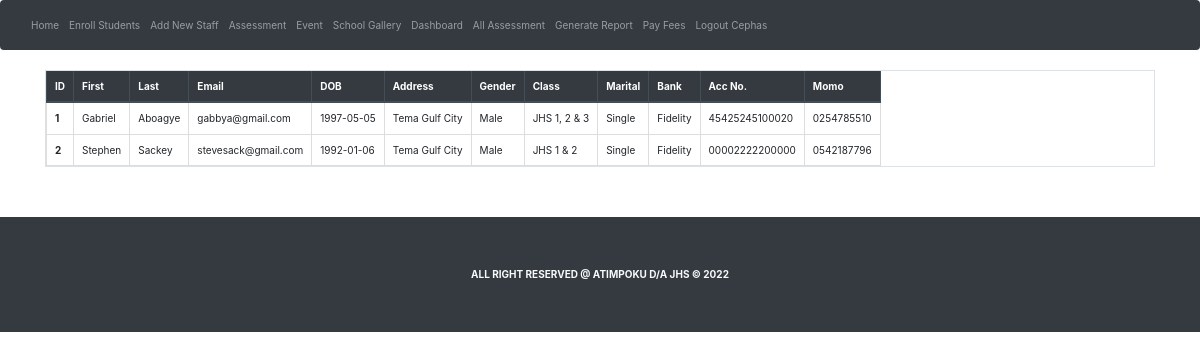
/staffreport (signed in), run on the app's committed database.
### website/models.py (models this page shows)
class User(db.Model, UserMixin):
    id = db.Column(db.Integer, primary_key = True)
    email = db.Column(db.String(150), unique= True)
    password = db.Column(db.String(200))
    first_name =  db.Column(db.String(150))

class Staff(db.Model):
    id = db.Column(db.Integer, primary_key = True)
    first_name =  db.Column(db.String(150))
    last_name =  db.Column(db.String(150))
    email =  db.Column(db.String(150))
    dads_name =  db.Column(db.String(150))
    dads_contact =  db.Column(db.String(150))
    dads_occu =  db.Column(db.String(150))
    moms_name =  db.Column(db.String(150))
    moms_contact =  db.Column(db.String(150))
    moms_occu =  db.Column(db.String(150))
    dob  =  db.Column(db.String(150))
    addr =  db.Column(db.String(150))
    gender =  db.Column(db.String(150))
    forms =  db.Column(db.String(150))
    maritalstate =  db.Column(db.String(150))
    images =  db.Column(db.LargeBinary)
    bankname =  db.Column(db.String(150))
    accountnum =  db.Column(db.String(150))
    nameonaccount =  db.Column(db.String(150))
    momonum =  db.Column(db.String(150))
    network =  db.Column(db.String(150))
    nameonmomo =  db.Column(db.String(150))

### website/auth.py (the view)
@auth.route('/staffreport',  methods=['GET', 'POST'])
@login_required
def staffreport():
    dataset = Staff.query.all()
    return render_template("staffreport.html", user=current_user, dataset=dataset)

### website/__init__.py (called while the page is built)
def create_app():
    app = Flask(__name__)
    app.config['SECRET_KEY'] = 'Jesus IS LORD'
    app.config['SQLALCHEMY_DATABASE_URI'] = f'sqlite:///{DB_NAME}'
    db.init_app(app)
    from .views import views
    from .auth import auth
    app.register_blueprint(views, url_prefix='/')
    app.register_blueprint(auth, url_prefix='/')
    from .models import User, Student
    create_database(app)
    login_manager = LoginManager()
    login_manager.login_view = 'auth.login'
    login_manager.init_app(app)
    @login_manager.user_loader
    def load_user(id):
        return User.query.get(int(id))
    return app

### website/templates/staffreport.html
{% extends "base.html" %} {% block title %}Staff Report{% endblock %} {% block content %}
<table class="table  table-responsive table-bordered">
    <thead class="thead-dark">
        <tr>
            <th>ID</th>
            <th>First</th>
            <th>Last</th>
            <th>Email</th>
            <th>DOB</th>
            <th>Address</th>
            <th>Gender</th>
            <th>Class</th>
            <th>Marital</th>
            <th>Bank</th>
            <th>Acc No.</th>
            <th>Momo</th>
        </tr>
    </thead>
    <tbody>
        {% for data in dataset %}
        <tr>
            <th scope="row">{{data.id}}</th>
            <td>{{data.first_name}}</td>
            <td>{{data.last_name}}</td>
            <td>{{data.email}}</td>
            <td>{{data.dob}}</td>
            <td>{{data.addr}}</td>
            <td>{{data.gender}}</td>
            <td>{{data.forms}}</td>
            <td>{{data.maritalstate}}</td>
            <td>{{data.bankname}}</td>
            <td>{{data.accountnum}}</td>
            <td>{{data.momonum}}</td>
        </tr>
        {% endfor %}
    </tbody>
</table>
{% endblock %}

### website/templates/base.html (shortened to what this page needs)
<!DOCTYPE html>
<html>
<head>
    <link rel="stylesheet" href="../website/static/bootstrap.css" />
    <link rel="stylesheet" href="https://stackpath.bootstrapcdn.com/bootstrap/4.4.1/css/bootstrap.min.css" />
    <link rel="stylesheet" href="https://stackpath.bootstrapcdn.com/font-awesome/4.7.0/css/font-awesome.min.css" />
</head>
<body>
    <nav class="navbar sticky-top navbar-expand-lg navbar-dark bg-dark">
        <div class="collapse navbar-collapse" id="navbar">
            <div class="navbar-nav">
                {% if user.is_authenticated%}
                <a class="nav-item nav-link" id="home" href="/">Home</a>
                <a class="nav-item nav-link" id="students" href="/students">Enroll Students</a>
                <a class="nav-item nav-link" id="staff" href="/staff">Add New Staff</a>
                <a class="nav-item nav-link" id="score" href="/score">Assessment</a>
                <a class="nav-item nav-link" id="event" href="/eventlog">Event</a>
                <a class="nav-item nav-link" id="event" href="/gallery">School Gallery</a>
                <a class="nav-item nav-link" id="event" href="/dashboard">Dashboard</a>
                <a class="nav-item nav-link" id="event" href="/assessment">All Assessment</a>
                <a class="nav-item nav-link" id="event" href="/individuals">Generate Report</a>
                <a class="nav-item nav-link" id="event" href="/billings">Pay Fees</a>
                <a class="nav-item nav-link" id="logout" href="/logout">Logout {{user.first_name}} </a> {% else%}
                <a class="nav-item nav-link" id="login" href="/login">Login</a>
                <a class="nav-item nav-link" id="signUp" href="/sign_up">Sign Up</a> {% endif%}
            </div>
        </div>
    </nav>
    <div class="container">
        {% block content %} {% endblock %}
    </div>
    <div class="position-static bg-dark text-center text-light" STYLE="padding: 50px">
        <footer>
            <strong> ALL RIGHT RESERVED @ ATIMPOKU D/A JHS &COPY; 2022 </strong>
        </footer>
    </div>
</body>
</html>

### data on the page
User: first_name "Cephas"
Staff: id "1", first_name "Gabriel", last_name "Aboagye", email "gabbya@gmail.com", dob "1997-05-05", addr "Tema Gulf City", gender "Male", forms "JHS 1, 2 & 3", maritalstate "Single", bankname "Fidelity", accountnum "45425245100020", momonum "0254785510"
Staff: id "2", first_name "Stephen", last_name "Sackey", email "stevesack@gmail.com", dob "1992-01-06", addr "Tema Gulf City", gender "Male", forms "JHS 1 & 2", maritalstate "Single", bankname "Fidelity", accountnum "00002222200000", momonum "0542187796"
